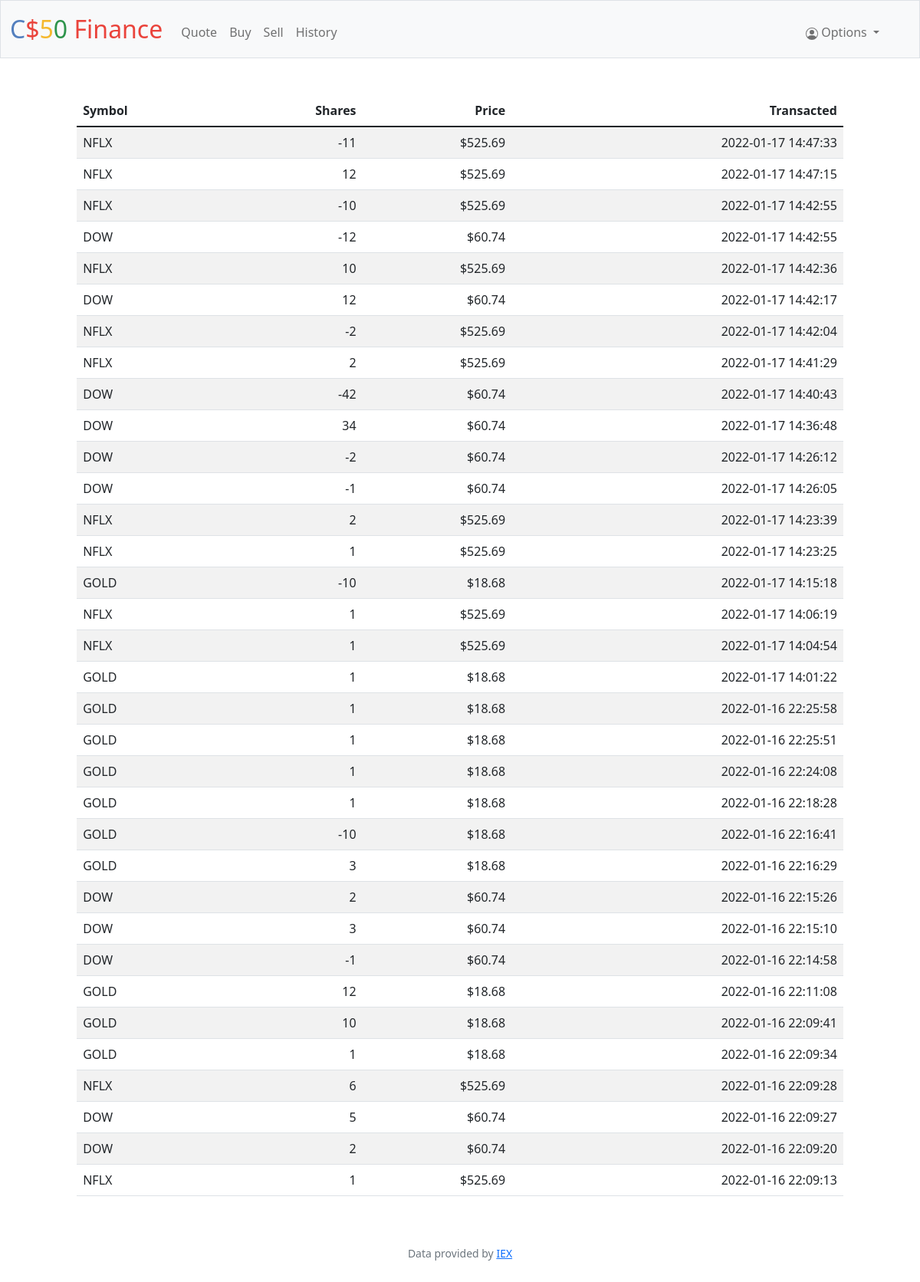
Screenshot of /history (signed in) with the database file from the repository.
### tables this page shows
CREATE TABLE history (
id INTEGER,
user_id NUMERIC NOT NULL,
symbol TEXT NOT NULL,
shares NUMERIC NOT NULL,
price NUMERIC NOT NULL,
time TIMESTAMP NOT NULL,
PRIMARY KEY (id),
FOREIGN KEY (user_id) REFERENCES users(id)
);

### app.py (the view)
@app.route("/history")
@login_required
def history():
    history = db.execute("SELECT symbol,shares,price,time FROM history WHERE user_id = ? ORDER BY time DESC", session["user_id"])
    return render_template("history.html", history=history)

### app.py (called while the page is built)
@app.after_request
def after_request(response):
    response.headers["Cache-Control"] = "no-cache, no-store, must-revalidate"
    response.headers["Expires"] = 0
    response.headers["Pragma"] = "no-cache"
    return response

### helpers.py (called while the page is built)
def login_required(f):
    @wraps(f)
    def decorated_function(*args, **kwargs):
        if session.get("user_id") is None:
            return redirect("/login")
        return f(*args, **kwargs)
    return decorated_function

def usd(value):
    return f"${value:,.2f}"

### templates/history.html (shortened to what this page needs)
{% extends "layout.html" %}
{% block main %}
    <table class="table table-striped">
        <thead>
            <tr>
                <th class="text-start"> Symbol </th>
                <th class="text-end"> Shares </th>
                <th class="text-end"> Price </th>
                <th class="text-end"> Transacted </th>
            </tr>
        </thead>
        <tbody>
            {% for dic in history %}
                <tr>
                    <td class="text-start">{{ dic["symbol"]}}</td>
                    <td class="text-end">{{ dic["shares"] }}</td>
                    <td class="text-end">{{ dic["price"] | usd}}</td>
                    <td class="text-end">{{ dic["time"]}}
                </tr>
            {% endfor %}
        </tbody>
    </table>
{% endblock %}

### static/styles.css (style rules this page uses)
.table { width: 85%; margin-left: auto; margin-right: auto; }

### rows the page displays
history: symbol "NFLX", shares "-11", price "$525.69", time "2022-01-17 14:47:33"
history: symbol "NFLX", shares "12", price "$525.69", time "2022-01-17 14:47:15"
history: symbol "NFLX", shares "-10", price "$525.69", time "2022-01-17 14:42:55"
history: symbol "DOW", shares "-12", price "$60.74", time "2022-01-17 14:42:55"
history: symbol "NFLX", shares "10", price "$525.69", time "2022-01-17 14:42:36"
history: symbol "DOW", shares "12", price "$60.74", time "2022-01-17 14:42:17"
history: symbol "NFLX", shares "-2", price "$525.69", time "2022-01-17 14:42:04"
history: symbol "NFLX", shares "2", price "$525.69", time "2022-01-17 14:41:29"
history: symbol "DOW", shares "-42", price "$60.74", time "2022-01-17 14:40:43"
history: symbol "DOW", shares "34", price "$60.74", time "2022-01-17 14:36:48"
history: symbol "DOW", shares "-2", price "$60.74", time "2022-01-17 14:26:12"
history: symbol "DOW", shares "-1", price "$60.74", time "2022-01-17 14:26:05"
history: symbol "NFLX", shares "2", price "$525.69", time "2022-01-17 14:23:39"
history: symbol "NFLX", shares "1", price "$525.69", time "2022-01-17 14:23:25"
history: symbol "GOLD", shares "-10", price "$18.68", time "2022-01-17 14:15:18"
history: symbol "NFLX", shares "1", price "$525.69", time "2022-01-17 14:06:19"
history: symbol "NFLX", shares "1", price "$525.69", time "2022-01-17 14:04:54"
history: symbol "GOLD", shares "1", price "$18.68", time "2022-01-17 14:01:22"
history: symbol "GOLD", shares "1", price "$18.68", time "2022-01-16 22:25:58"
history: symbol "GOLD", shares "1", price "$18.68", time "2022-01-16 22:25:51"
history: symbol "GOLD", shares "1", price "$18.68", time "2022-01-16 22:24:08"
history: symbol "GOLD", shares "1", price "$18.68", time "2022-01-16 22:18:28"
history: symbol "GOLD", shares "-10", price "$18.68", time "2022-01-16 22:16:41"
history: symbol "GOLD", shares "3", price "$18.68", time "2022-01-16 22:16:29"
history: symbol "DOW", shares "2", price "$60.74", time "2022-01-16 22:15:26"
history: symbol "DOW", shares "3", price "$60.74", time "2022-01-16 22:15:10"
history: symbol "DOW", shares "-1", price "$60.74", time "2022-01-16 22:14:58"
history: symbol "GOLD", shares "12", price "$18.68", time "2022-01-16 22:11:08"
history: symbol "GOLD", shares "10", price "$18.68", time "2022-01-16 22:09:41"
history: symbol "GOLD", shares "1", price "$18.68", time "2022-01-16 22:09:34"
history: symbol "NFLX", shares "6", price "$525.69", time "2022-01-16 22:09:28"
history: symbol "DOW", shares "5", price "$60.74", time "2022-01-16 22:09:27"
history: symbol "DOW", shares "2", price "$60.74", time "2022-01-16 22:09:20"
history: symbol "NFLX", shares "1", price "$525.69", time "2022-01-16 22:09:13"
